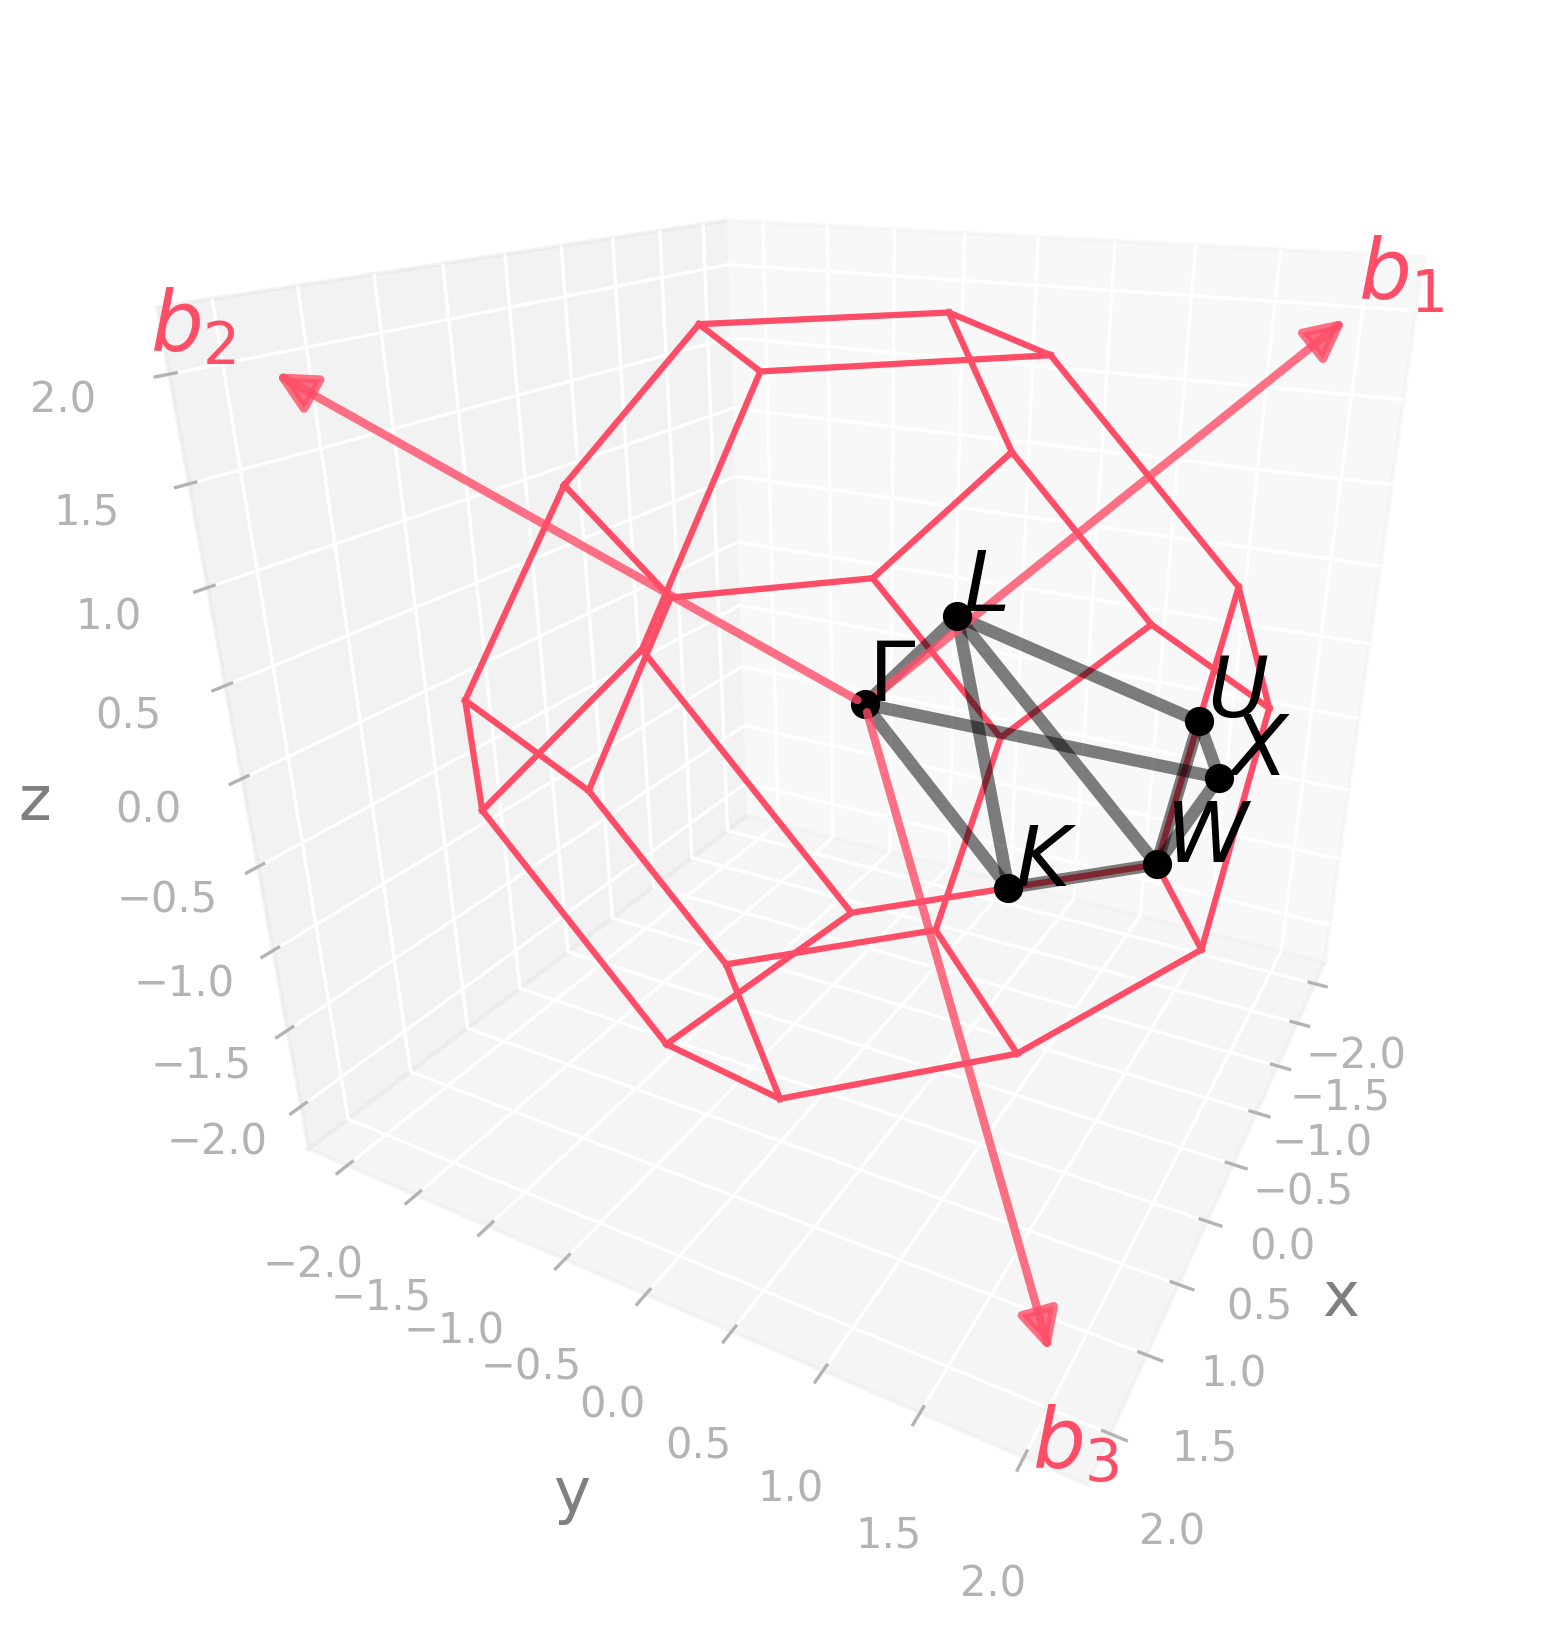

Recreate this plot in Python.
import radtools as rad

l = rad.lattice_example("FCC")
l.plot("brillouin-kpath")
# Save an image:
l.savefig("fcc_brillouin.png", elev=23, azim=28, dpi=300, bbox_inches="tight")
# Interactive plot:
l.show(elev=23, azim=28)
